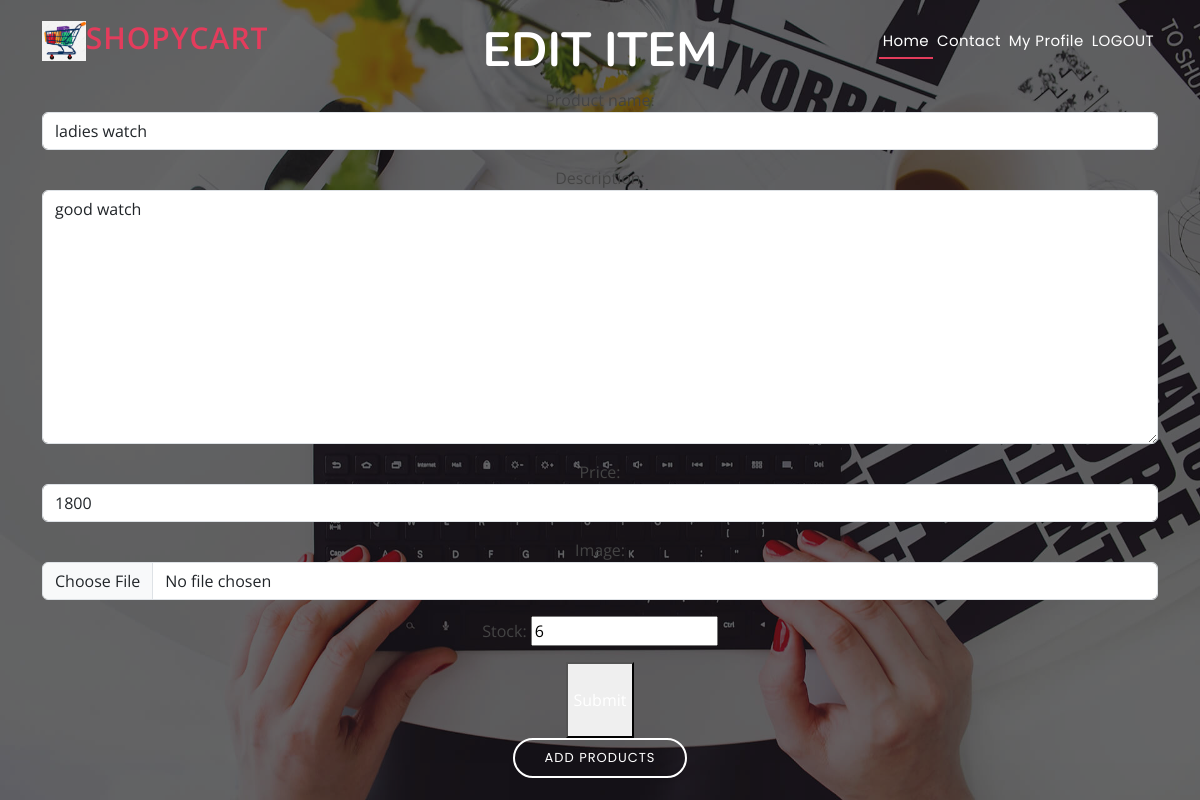
The page /product/13/edit/ (signed in) on the database as committed earlier.
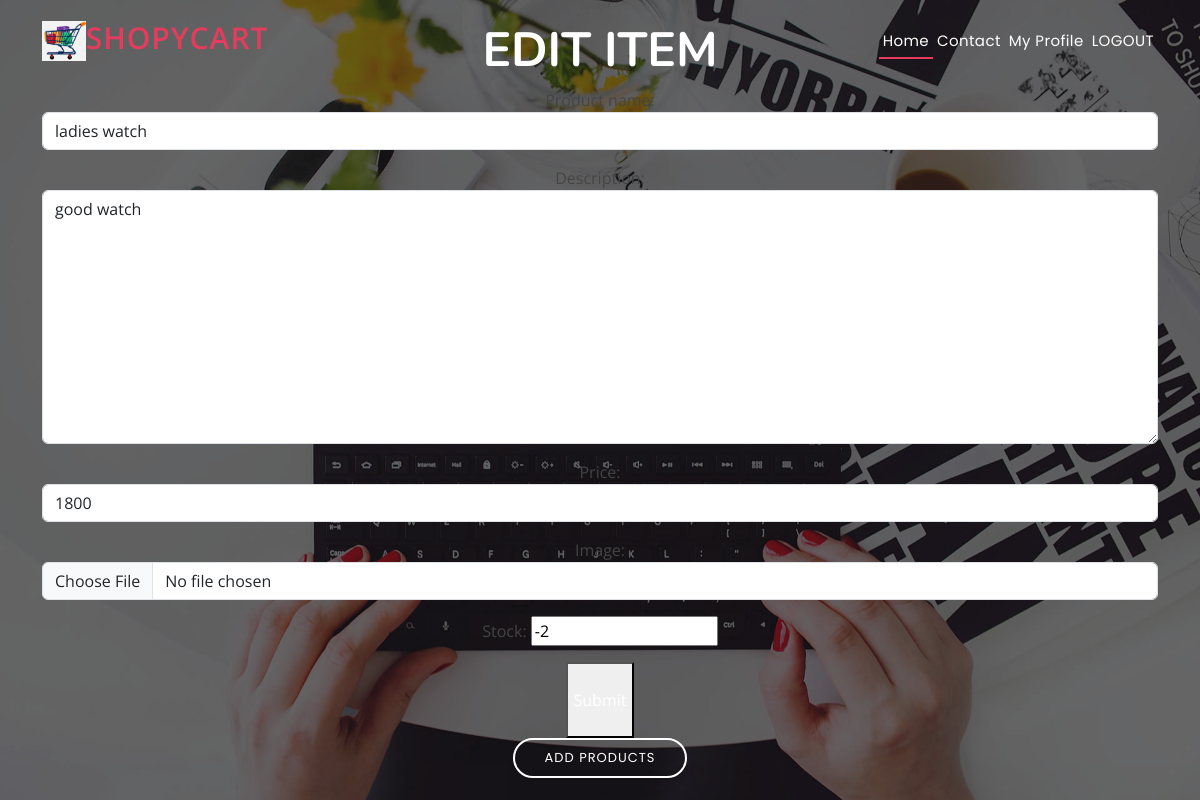
The same page on the database as committed later.
### ecommerceapp/models.py (models this page shows, shortened)
class Product(models.Model):
    product_name=models.CharField(max_length=100)
    category=models.ForeignKey(Category,on_delete=models.CASCADE)
    brand=models. CharField(max_length=50,null=True)
    price=models.IntegerField(default=0)
    description=models.CharField(max_length=100,null=True)
    image=models.ImageField(upload_to='images/images')
    stock=models.IntegerField(null=True)
    is_sold= models.BooleanField(default=False,null=True)
    created_by = models.ForeignKey(User, related_name='items',on_delete=models.CASCADE,null=True)
    created_at = models.DateTimeField(auto_now_add=True,null=True)

### ecommerceapp/views.py (the view)
# urls.py: path('product/<int:pk>/edit/',views.edit_product, name='product_edit'),
@login_required
def edit_product(request, pk):
    item = get_object_or_404(Product, pk=pk)
    if item.created_by != request.user:
        messages.warning(request, 'Permission denied.')
        return redirect("/")
    if request.method == 'POST':
        form = EditproductForm(request.POST, request.FILES, instance=item)
        if form.is_valid():
            form.save()
            messages.info(request, 'Product has been updated successfully.')
            return redirect('ecommerceapp:product_detail', product_id=item.id)
        else:
            messages.warning(request, 'Something went wrong. Please check the form.')
    else:
        form = EditproductForm(instance=item)
    return render(request, 'edit_pro.html', {
        'form': form,
        'title': 'Edit item',
    })

### ecommerceapp/forms.py
class EditproductForm(forms.ModelForm):
    class Meta:
        model = Product
        fields = ('product_name', 'description', 'price', 'image', 'stock')
        widgets = {
            'product_name': forms.TextInput(attrs={'class': 'form-control'}),
            'description': forms.Textarea(attrs={'class': 'form-control'}),
            'price': forms.NumberInput(attrs={'class': 'form-control'}),
            'image': forms.FileInput(attrs={'class': 'form-control'}),
            'is_sold': forms.CheckboxInput(attrs={'class': 'form-check-input'}),
        }

### templates/edit_pro.html (shortened to what this page needs)
{% extends 'base.html' %}
{% block content %}
<div class="container mx-auto" style="overflow-x: auto;">
   <h1 class="mb-6 text-3xl text-center text-teal-800">{{ title }}</h1>
   <form method="post" action="." enctype="multipart/form-data" class="max-w-lg mx-auto">
    <div class="space-y-4">
       {{ form.as_p }}
    </div>
    <button class="mt-6 py-4 px-8 text-lg bg-teal-500 hover:bg-teal-700 rounded-lg text-white block mx-auto">Submit</button>
   </form>
</div>
{% endblock content %}

Rows that differ between the two databases and show on the page:
changed Product "ladies watch": stock "6" → "-2"
